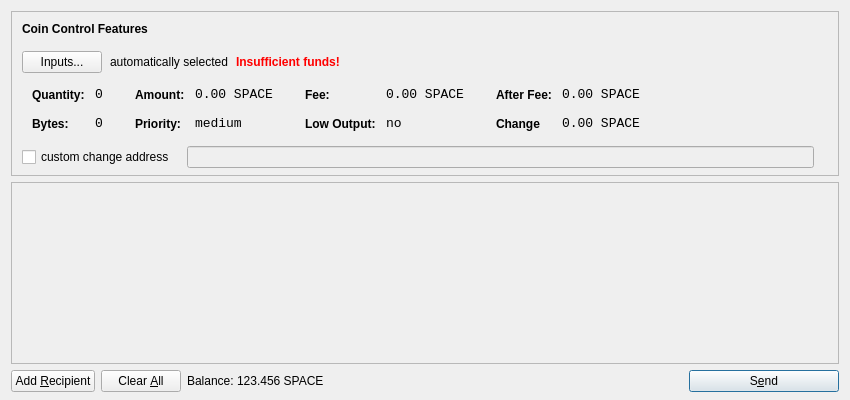
<?xml version="1.0" encoding="UTF-8"?>
<ui version="4.0">
 <class>SendCoinsDialog</class>
 <widget class="QDialog" name="SendCoinsDialog">
  <property name="geometry">
   <rect>
    <x>0</x>
    <y>0</y>
    <width>850</width>
    <height>400</height>
   </rect>
  </property>
  <property name="windowTitle">
   <string>Send Coins</string>
  </property>
  <layout class="QVBoxLayout" name="verticalLayout" stretch="0,1,0">
   <property name="bottomMargin">
    <number>8</number>
   </property>
   <item>
    <widget class="QFrame" name="frameCoinControl">
     <property name="sizePolicy">
      <sizepolicy hsizetype="Expanding" vsizetype="Expanding">
       <horstretch>0</horstretch>
       <verstretch>0</verstretch>
      </sizepolicy>
     </property>
     <property name="maximumSize">
      <size>
       <width>16777215</width>
       <height>16777215</height>
      </size>
     </property>
     <property name="frameShape">
      <enum>QFrame::StyledPanel</enum>
     </property>
     <property name="frameShadow">
      <enum>QFrame::Sunken</enum>
     </property>
     <layout class="QVBoxLayout" name="verticalLayoutCoinControl2">
      <property name="spacing">
       <number>-1</number>
      </property>
      <property name="leftMargin">
       <number>0</number>
      </property>
      <property name="topMargin">
       <number>0</number>
      </property>
      <property name="rightMargin">
       <number>0</number>
      </property>
      <property name="bottomMargin">
       <number>6</number>
      </property>
      <item>
       <layout class="QVBoxLayout" name="verticalLayoutCoinControl" stretch="0,0,0,0,1">
        <property name="spacing">
         <number>0</number>
        </property>
        <property name="leftMargin">
         <number>10</number>
        </property>
        <property name="topMargin">
         <number>10</number>
        </property>
        <item>
         <layout class="QHBoxLayout" name="horizontalLayoutCoinControl1">
          <property name="bottomMargin">
           <number>15</number>
          </property>
          <item>
           <widget class="QLabel" name="labelCoinControlFeatures">
            <property name="sizePolicy">
             <sizepolicy hsizetype="Preferred" vsizetype="Maximum">
              <horstretch>0</horstretch>
              <verstretch>0</verstretch>
             </sizepolicy>
            </property>
            <property name="font">
             <font>
              <weight>75</weight>
              <bold>true</bold>
             </font>
            </property>
            <property name="styleSheet">
             <string notr="true">font-weight:bold;</string>
            </property>
            <property name="text">
             <string>Coin Control Features</string>
            </property>
           </widget>
          </item>
         </layout>
        </item>
        <item>
         <layout class="QHBoxLayout" name="horizontalLayoutCoinControl2" stretch="0,0,0,0">
          <property name="spacing">
           <number>8</number>
          </property>
          <property name="bottomMargin">
           <number>10</number>
          </property>
          <item>
           <widget class="QPushButton" name="pushButtonCoinControl">
            <property name="styleSheet">
             <string notr="true"/>
            </property>
            <property name="text">
             <string>Inputs...</string>
            </property>
           </widget>
          </item>
          <item>
           <widget class="QLabel" name="labelCoinControlAutomaticallySelected">
            <property name="text">
             <string>automatically selected</string>
            </property>
            <property name="margin">
             <number>5</number>
            </property>
           </widget>
          </item>
          <item>
           <widget class="QLabel" name="labelCoinControlInsuffFunds">
            <property name="font">
             <font>
              <weight>75</weight>
              <bold>true</bold>
             </font>
            </property>
            <property name="styleSheet">
             <string notr="true">color:red;font-weight:bold;</string>
            </property>
            <property name="text">
             <string>Insufficient funds!</string>
            </property>
            <property name="margin">
             <number>5</number>
            </property>
           </widget>
          </item>
          <item>
           <spacer name="horizontalSpacerCoinControl">
            <property name="orientation">
             <enum>Qt::Horizontal</enum>
            </property>
            <property name="sizeHint" stdset="0">
             <size>
              <width>40</width>
              <height>1</height>
             </size>
            </property>
           </spacer>
          </item>
         </layout>
        </item>
        <item>
         <widget class="QWidget" name="widgetCoinControl" native="true">
          <property name="sizePolicy">
           <sizepolicy hsizetype="Preferred" vsizetype="Preferred">
            <horstretch>0</horstretch>
            <verstretch>0</verstretch>
           </sizepolicy>
          </property>
          <property name="minimumSize">
           <size>
            <width>0</width>
            <height>0</height>
           </size>
          </property>
          <property name="styleSheet">
           <string notr="true"/>
          </property>
          <layout class="QHBoxLayout" name="horizontalLayoutCoinControl5">
           <property name="margin">
            <number>0</number>
           </property>
           <item>
            <layout class="QHBoxLayout" name="horizontalLayoutCoinControl3" stretch="0,0,0,1">
             <property name="spacing">
              <number>20</number>
             </property>
             <property name="topMargin">
              <number>0</number>
             </property>
             <property name="bottomMargin">
              <number>10</number>
             </property>
             <item>
              <layout class="QFormLayout" name="formLayoutCoinControl1">
               <property name="horizontalSpacing">
                <number>10</number>
               </property>
               <property name="verticalSpacing">
                <number>14</number>
               </property>
               <property name="leftMargin">
                <number>10</number>
               </property>
               <property name="topMargin">
                <number>4</number>
               </property>
               <property name="rightMargin">
                <number>6</number>
               </property>
               <item row="0" column="0">
                <widget class="QLabel" name="labelCoinControlQuantityText">
                 <property name="styleSheet">
                  <string notr="true">font-weight:bold;</string>
                 </property>
                 <property name="text">
                  <string>Quantity:</string>
                 </property>
                 <property name="margin">
                  <number>0</number>
                 </property>
                </widget>
               </item>
               <item row="0" column="1">
                <widget class="QLabel" name="labelCoinControlQuantity">
                 <property name="font">
                  <font>
                   <family>Monospace</family>
                   <pointsize>10</pointsize>
                  </font>
                 </property>
                 <property name="cursor">
                  <cursorShape>IBeamCursor</cursorShape>
                 </property>
                 <property name="contextMenuPolicy">
                  <enum>Qt::ActionsContextMenu</enum>
                 </property>
                 <property name="text">
                  <string>0</string>
                 </property>
                 <property name="margin">
                  <number>0</number>
                 </property>
                 <property name="textInteractionFlags">
                  <set>Qt::LinksAccessibleByMouse|Qt::TextSelectableByKeyboard|Qt::TextSelectableByMouse</set>
                 </property>
                </widget>
               </item>
               <item row="1" column="0">
                <widget class="QLabel" name="labelCoinControlBytesText">
                 <property name="styleSheet">
                  <string notr="true">font-weight:bold;</string>
                 </property>
                 <property name="text">
                  <string>Bytes:</string>
                 </property>
                </widget>
               </item>
               <item row="1" column="1">
                <widget class="QLabel" name="labelCoinControlBytes">
                 <property name="font">
                  <font>
                   <family>Monospace</family>
                   <pointsize>10</pointsize>
                  </font>
                 </property>
                 <property name="cursor">
                  <cursorShape>IBeamCursor</cursorShape>
                 </property>
                 <property name="contextMenuPolicy">
                  <enum>Qt::ActionsContextMenu</enum>
                 </property>
                 <property name="text">
                  <string>0</string>
                 </property>
                 <property name="textInteractionFlags">
                  <set>Qt::LinksAccessibleByMouse|Qt::TextSelectableByKeyboard|Qt::TextSelectableByMouse</set>
                 </property>
                </widget>
               </item>
              </layout>
             </item>
             <item>
              <layout class="QFormLayout" name="formLayoutCoinControl2">
               <property name="horizontalSpacing">
                <number>10</number>
               </property>
               <property name="verticalSpacing">
                <number>14</number>
               </property>
               <property name="leftMargin">
                <number>6</number>
               </property>
               <property name="topMargin">
                <number>4</number>
               </property>
               <property name="rightMargin">
                <number>6</number>
               </property>
               <item row="0" column="0">
                <widget class="QLabel" name="labelCoinControlAmountText">
                 <property name="styleSheet">
                  <string notr="true">font-weight:bold;</string>
                 </property>
                 <property name="text">
                  <string>Amount:</string>
                 </property>
                 <property name="margin">
                  <number>0</number>
                 </property>
                </widget>
               </item>
               <item row="0" column="1">
                <widget class="QLabel" name="labelCoinControlAmount">
                 <property name="font">
                  <font>
                   <family>Monospace</family>
                   <pointsize>10</pointsize>
                  </font>
                 </property>
                 <property name="cursor">
                  <cursorShape>IBeamCursor</cursorShape>
                 </property>
                 <property name="contextMenuPolicy">
                  <enum>Qt::ActionsContextMenu</enum>
                 </property>
                 <property name="text">
                  <string>0.00 SPACE</string>
                 </property>
                 <property name="textInteractionFlags">
                  <set>Qt::LinksAccessibleByMouse|Qt::TextSelectableByKeyboard|Qt::TextSelectableByMouse</set>
                 </property>
                </widget>
               </item>
               <item row="1" column="0">
                <widget class="QLabel" name="labelCoinControlPriorityText">
                 <property name="styleSheet">
                  <string notr="true">font-weight:bold;</string>
                 </property>
                 <property name="text">
                  <string>Priority:</string>
                 </property>
                </widget>
               </item>
               <item row="1" column="1">
                <widget class="QLabel" name="labelCoinControlPriority">
                 <property name="font">
                  <font>
                   <family>Monospace</family>
                   <pointsize>10</pointsize>
                  </font>
                 </property>
                 <property name="cursor">
                  <cursorShape>IBeamCursor</cursorShape>
                 </property>
                 <property name="contextMenuPolicy">
                  <enum>Qt::ActionsContextMenu</enum>
                 </property>
                 <property name="text">
                  <string>medium</string>
                 </property>
                 <property name="textInteractionFlags">
                  <set>Qt::LinksAccessibleByMouse|Qt::TextSelectableByKeyboard|Qt::TextSelectableByMouse</set>
                 </property>
                </widget>
               </item>
              </layout>
             </item>
             <item>
              <layout class="QFormLayout" name="formLayoutCoinControl3">
               <property name="horizontalSpacing">
                <number>10</number>
               </property>
               <property name="verticalSpacing">
                <number>14</number>
               </property>
               <property name="leftMargin">
                <number>6</number>
               </property>
               <property name="topMargin">
                <number>4</number>
               </property>
               <property name="rightMargin">
                <number>6</number>
               </property>
               <item row="0" column="0">
                <widget class="QLabel" name="labelCoinControlFeeText">
                 <property name="styleSheet">
                  <string notr="true">font-weight:bold;</string>
                 </property>
                 <property name="text">
                  <string>Fee:</string>
                 </property>
                 <property name="margin">
                  <number>0</number>
                 </property>
                </widget>
               </item>
               <item row="0" column="1">
                <widget class="QLabel" name="labelCoinControlFee">
                 <property name="font">
                  <font>
                   <family>Monospace</family>
                   <pointsize>10</pointsize>
                  </font>
                 </property>
                 <property name="cursor">
                  <cursorShape>IBeamCursor</cursorShape>
                 </property>
                 <property name="contextMenuPolicy">
                  <enum>Qt::ActionsContextMenu</enum>
                 </property>
                 <property name="text">
                  <string>0.00 SPACE</string>
                 </property>
                 <property name="textInteractionFlags">
                  <set>Qt::LinksAccessibleByMouse|Qt::TextSelectableByKeyboard|Qt::TextSelectableByMouse</set>
                 </property>
                </widget>
               </item>
               <item row="1" column="0">
                <widget class="QLabel" name="labelCoinControlLowOutputText">
                 <property name="styleSheet">
                  <string notr="true">font-weight:bold;</string>
                 </property>
                 <property name="text">
                  <string>Low Output:</string>
                 </property>
                </widget>
               </item>
               <item row="1" column="1">
                <widget class="QLabel" name="labelCoinControlLowOutput">
                 <property name="font">
                  <font>
                   <family>Monospace</family>
                   <pointsize>10</pointsize>
                  </font>
                 </property>
                 <property name="cursor">
                  <cursorShape>IBeamCursor</cursorShape>
                 </property>
                 <property name="contextMenuPolicy">
                  <enum>Qt::ActionsContextMenu</enum>
                 </property>
                 <property name="text">
                  <string>no</string>
                 </property>
                 <property name="textInteractionFlags">
                  <set>Qt::LinksAccessibleByMouse|Qt::TextSelectableByKeyboard|Qt::TextSelectableByMouse</set>
                 </property>
                </widget>
               </item>
              </layout>
             </item>
             <item>
              <layout class="QFormLayout" name="formLayoutCoinControl4">
               <property name="horizontalSpacing">
                <number>10</number>
               </property>
               <property name="verticalSpacing">
                <number>14</number>
               </property>
               <property name="leftMargin">
                <number>6</number>
               </property>
               <property name="topMargin">
                <number>4</number>
               </property>
               <property name="rightMargin">
                <number>6</number>
               </property>
               <item row="0" column="0">
                <widget class="QLabel" name="labelCoinControlAfterFeeText">
                 <property name="styleSheet">
                  <string notr="true">font-weight:bold;</string>
                 </property>
                 <property name="text">
                  <string>After Fee:</string>
                 </property>
                 <property name="margin">
                  <number>0</number>
                 </property>
                </widget>
               </item>
               <item row="0" column="1">
                <widget class="QLabel" name="labelCoinControlAfterFee">
                 <property name="font">
                  <font>
                   <family>Monospace</family>
                   <pointsize>10</pointsize>
                  </font>
                 </property>
                 <property name="cursor">
                  <cursorShape>IBeamCursor</cursorShape>
                 </property>
                 <property name="contextMenuPolicy">
                  <enum>Qt::ActionsContextMenu</enum>
                 </property>
                 <property name="text">
                  <string>0.00 SPACE</string>
                 </property>
                 <property name="textInteractionFlags">
                  <set>Qt::LinksAccessibleByMouse|Qt::TextSelectableByKeyboard|Qt::TextSelectableByMouse</set>
                 </property>
                </widget>
               </item>
               <item row="1" column="0">
                <widget class="QLabel" name="labelCoinControlChangeText">
                 <property name="styleSheet">
                  <string notr="true">font-weight:bold;</string>
                 </property>
                 <property name="text">
                  <string>Change</string>
                 </property>
                </widget>
               </item>
               <item row="1" column="1">
                <widget class="QLabel" name="labelCoinControlChange">
                 <property name="font">
                  <font>
                   <family>Monospace</family>
                   <pointsize>10</pointsize>
                  </font>
                 </property>
                 <property name="cursor">
                  <cursorShape>IBeamCursor</cursorShape>
                 </property>
                 <property name="contextMenuPolicy">
                  <enum>Qt::ActionsContextMenu</enum>
                 </property>
                 <property name="text">
                  <string>0.00 SPACE</string>
                 </property>
                 <property name="textInteractionFlags">
                  <set>Qt::LinksAccessibleByMouse|Qt::TextSelectableByKeyboard|Qt::TextSelectableByMouse</set>
                 </property>
                </widget>
               </item>
              </layout>
             </item>
            </layout>
           </item>
          </layout>
         </widget>
        </item>
        <item>
         <layout class="QHBoxLayout" name="horizontalLayoutCoinControl4" stretch="0,0,0">
          <property name="spacing">
           <number>12</number>
          </property>
          <property name="sizeConstraint">
           <enum>QLayout::SetDefaultConstraint</enum>
          </property>
          <property name="topMargin">
           <number>5</number>
          </property>
          <property name="rightMargin">
           <number>5</number>
          </property>
          <item>
           <widget class="QCheckBox" name="checkBoxCoinControlChange">
            <property name="text">
             <string>custom change address</string>
            </property>
           </widget>
          </item>
          <item>
           <widget class="QLineEdit" name="lineEditCoinControlChange">
            <property name="enabled">
             <bool>false</bool>
            </property>
            <property name="sizePolicy">
             <sizepolicy hsizetype="Expanding" vsizetype="Fixed">
              <horstretch>0</horstretch>
              <verstretch>0</verstretch>
             </sizepolicy>
            </property>
           </widget>
          </item>
          <item>
           <widget class="QLabel" name="labelCoinControlChangeLabel">
            <property name="sizePolicy">
             <sizepolicy hsizetype="Preferred" vsizetype="Expanding">
              <horstretch>0</horstretch>
              <verstretch>0</verstretch>
             </sizepolicy>
            </property>
            <property name="minimumSize">
             <size>
              <width>0</width>
              <height>0</height>
             </size>
            </property>
            <property name="text">
             <string/>
            </property>
            <property name="margin">
             <number>3</number>
            </property>
           </widget>
          </item>
         </layout>
        </item>
        <item>
         <spacer name="verticalSpacerCoinControl">
          <property name="orientation">
           <enum>Qt::Vertical</enum>
          </property>
          <property name="sizeHint" stdset="0">
           <size>
            <width>800</width>
            <height>1</height>
           </size>
          </property>
         </spacer>
        </item>
       </layout>
      </item>
     </layout>
    </widget>
   </item>
   <item>
    <widget class="QScrollArea" name="scrollArea">
     <property name="widgetResizable">
      <bool>true</bool>
     </property>
     <widget class="QWidget" name="scrollAreaWidgetContents">
      <property name="geometry">
       <rect>
        <x>0</x>
        <y>0</y>
        <width>830</width>
        <height>165</height>
       </rect>
      </property>
      <layout class="QVBoxLayout" name="verticalLayout_2">
       <property name="margin">
        <number>0</number>
       </property>
       <item>
        <layout class="QVBoxLayout" name="entries">
         <property name="spacing">
          <number>6</number>
         </property>
        </layout>
       </item>
       <item>
        <spacer name="verticalSpacer">
         <property name="orientation">
          <enum>Qt::Vertical</enum>
         </property>
         <property name="sizeHint" stdset="0">
          <size>
           <width>20</width>
           <height>40</height>
          </size>
         </property>
        </spacer>
       </item>
      </layout>
     </widget>
    </widget>
   </item>
   <item>
    <layout class="QHBoxLayout" name="horizontalLayout">
     <item>
      <widget class="QPushButton" name="addButton">
       <property name="toolTip">
        <string>Send to multiple recipients at once</string>
       </property>
       <property name="text">
        <string>Add &amp;Recipient</string>
       </property>
       <property name="icon">
        <iconset resource="../bitcoin.qrc">
         <normaloff>:/icons/add</normaloff>:/icons/add</iconset>
       </property>
       <property name="autoDefault">
        <bool>false</bool>
       </property>
      </widget>
     </item>
     <item>
      <widget class="QPushButton" name="clearButton">
       <property name="sizePolicy">
        <sizepolicy hsizetype="Minimum" vsizetype="Fixed">
         <horstretch>0</horstretch>
         <verstretch>0</verstretch>
        </sizepolicy>
       </property>
       <property name="toolTip">
        <string>Remove all transaction fields</string>
       </property>
       <property name="text">
        <string>Clear &amp;All</string>
       </property>
       <property name="icon">
        <iconset resource="../bitcoin.qrc">
         <normaloff>:/icons/remove</normaloff>:/icons/remove</iconset>
       </property>
       <property name="autoRepeatDelay">
        <number>300</number>
       </property>
       <property name="autoDefault">
        <bool>false</bool>
       </property>
      </widget>
     </item>
     <item>
      <layout class="QHBoxLayout" name="horizontalLayout_2">
       <property name="spacing">
        <number>3</number>
       </property>
       <item>
        <widget class="QLabel" name="label">
         <property name="sizePolicy">
          <sizepolicy hsizetype="Preferred" vsizetype="Fixed">
           <horstretch>0</horstretch>
           <verstretch>0</verstretch>
          </sizepolicy>
         </property>
         <property name="text">
          <string>Balance:</string>
         </property>
        </widget>
       </item>
       <item>
        <widget class="QLabel" name="labelBalance">
         <property name="sizePolicy">
          <sizepolicy hsizetype="Preferred" vsizetype="Fixed">
           <horstretch>0</horstretch>
           <verstretch>0</verstretch>
          </sizepolicy>
         </property>
         <property name="cursor">
          <cursorShape>IBeamCursor</cursorShape>
         </property>
         <property name="text">
          <string>123.456 SPACE</string>
         </property>
         <property name="textInteractionFlags">
          <set>Qt::LinksAccessibleByMouse|Qt::TextSelectableByKeyboard|Qt::TextSelectableByMouse</set>
         </property>
        </widget>
       </item>
      </layout>
     </item>
     <item>
      <spacer name="horizontalSpacer">
       <property name="orientation">
        <enum>Qt::Horizontal</enum>
       </property>
       <property name="sizeHint" stdset="0">
        <size>
         <width>40</width>
         <height>20</height>
        </size>
       </property>
      </spacer>
     </item>
     <item>
      <widget class="QPushButton" name="sendButton">
       <property name="minimumSize">
        <size>
         <width>150</width>
         <height>0</height>
        </size>
       </property>
       <property name="toolTip">
        <string>Confirm the send action</string>
       </property>
       <property name="text">
        <string>S&amp;end</string>
       </property>
       <property name="icon">
        <iconset resource="../bitcoin.qrc">
         <normaloff>:/icons/send</normaloff>:/icons/send</iconset>
       </property>
       <property name="default">
        <bool>true</bool>
       </property>
      </widget>
     </item>
    </layout>
   </item>
  </layout>
 </widget>
 <resources>
  <include location="../bitcoin.qrc"/>
 </resources>
 <connections/>
</ui>
